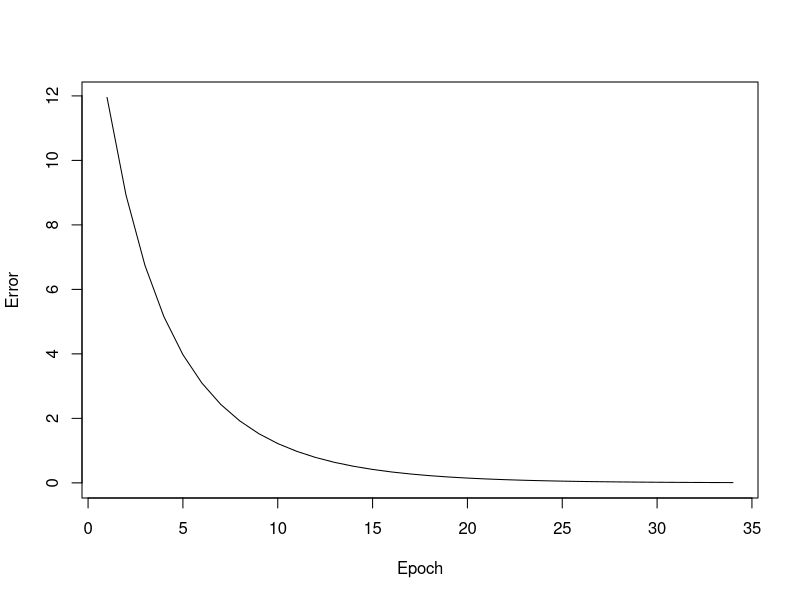
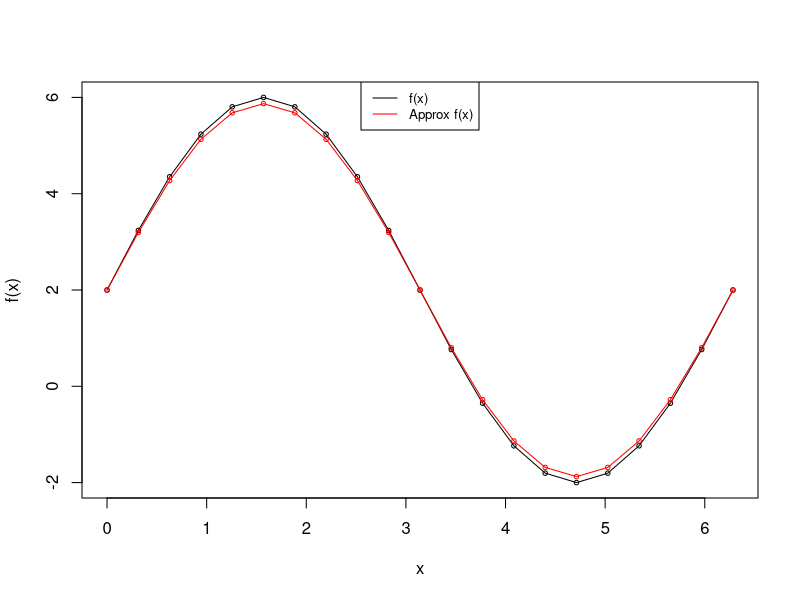

Generate these figures, in order, with R:
#Adaline Univariate Example 
#Book: Introdução a Ciência de Dados - Uma perspectiva de redes neurais artificias e reconhecimento de padrões



#xin -> matrix containing the data (without the labels)
#yd -> labels of the data
#eta -> training step (η)
#tol -> tolerable error
#maxepocas -> maximum number of training iterations (number of times it will iterate over the complete xin)
#par -> indicates whether or not the xin matrix contains an artificailly introduced column of 1s. 
#           1 means that we should include it ourselves and 0 that it's already there
trainAdaline <- function(xin, yd, eta, tol, maxepocas, par){
  
  dimXin<-dim(xin)
  N <- dimXin[1] # number of X lines 
  n <- dimXin[2] # number of X columns
  
  #initializing the weights matrix. Initially they will contain random numbers (runif -> uniform distribution)
  if(par==1){
    wt <- as.matrix(runif(n+1)-0.5)
    xin<-cbind(1, xin)
  }else{
    wt <- as.matrix(runif(n)-0.5)
  }
  
  nepocas <- 0
  eepoca <- tol+1 #eepoca is the error found in one epoch
  
  #we will store the error of every epoch in this variable evec
  evec <- matrix(nrow=1, ncol=maxepocas)
  
  #training each epoch
  while((nepocas < maxepocas) && (eepoca>tol)){
    
    #squared error
    ei2 <- 0
    xseq <- sample(N)
    
    #iterating over the dataset
    for(i in 1:N){
      
      irand <- xseq[i]
      yhati <- 1.0*((xin[irand,] %*% wt))
      ei <- yd[irand] - yhati
      
      #creating the delta w vector
      dw <- eta*ei*xin[irand,]
      
      #adjusting the weights for the next iterations
      wt <- wt+dw
      
      ei2 <- ei2 + ei*ei
    }
    
    nepocas <- nepocas+1
    evec[nepocas] <- ei2/N
    
    eepoca <- evec[nepocas]
    
  }
  
  #returning a list containing the weights and the error on each epoch 
  retlist <- list(wt, evec[1:nepocas])
  
  return (retlist)
}

#---------------------------------------------------------------
approximate <- function(value,trainedModel){
  
  return ( cbind(1,value) %*% trainedModel)
}


#Testing the Adaline function

#we will try to approximate the function f(x) = 4x+2,
#where x = sin(t)


#----------------------collecting test data----------------------
t<-matrix(seq(0, 2*pi, 0.1*pi), ncol=1)
x<-sin(t)
y<-matrix((4*x)+2, ncol=1)
#----------------------------------------------------------------

trainedModel <-trainAdaline(x,y, 0.01, 0.01, 50, 1)
w <- trainedModel[[1]]
error<-trainedModel[[2]]

plot(error, type="l", xlab="Epoch", ylab="Error")

print(w)

yhat <- as.numeric(lapply(x, approximate, trainedModel=w))


#comparing yhat to y
plot(t, y, xlab = "x", ylab = "f(x)", type="n")
lines(t, y, type = "o", col="black", pch=21, cex=0.6)
lines(t, t(yhat), type = "o", col="red", pch=21, cex=0.6)
legend("top", legend=c("f(x)", "Approx f(x)"),
       col=c("black", "red"), lty=1:1, cex=0.8)





